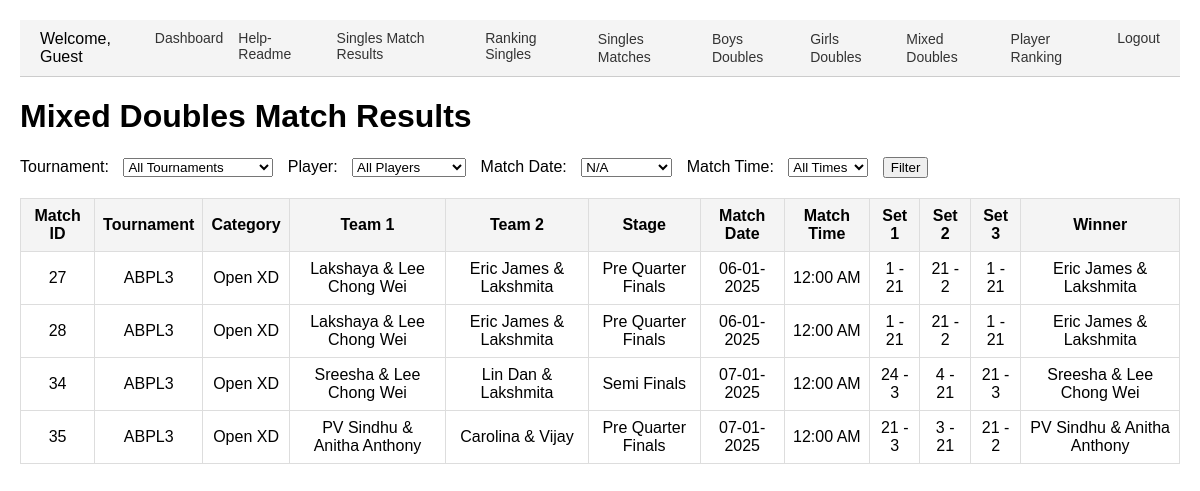
Before: /results_xd.php with the older database file.
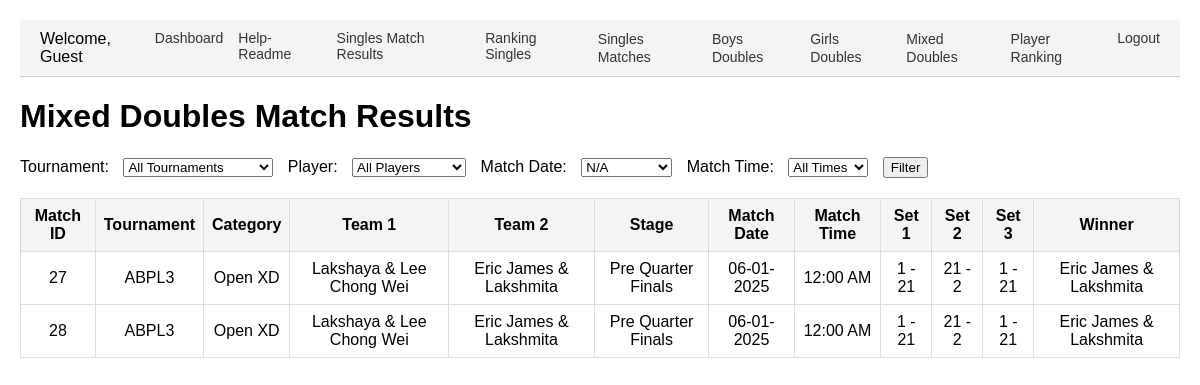
After: the same page with the newer database file.
### tables this page shows
CREATE TABLE `matches` (
  `id` int(11) NOT NULL,
  `tournament_id` int(11) NOT NULL,
  `category_id` int(11) NOT NULL,
  `pool` enum('A','B') DEFAULT NULL,
  `player1_id` int(11) DEFAULT NULL,
  `player2_id` int(11) DEFAULT NULL,
  `pre_quarter` tinyint(1) DEFAULT 0,
  `quarter` tinyint(1) DEFAULT 0,
  `semi` tinyint(1) DEFAULT 0,
  `final` tinyint(1) DEFAULT 0,
  `set1_player1_points` int(11) DEFAULT 0,
  `set1_player2_points` int(11) DEFAULT 0,
  `set2_player1_points` int(11) DEFAULT 0,
  `set2_player2_points` int(11) DEFAULT 0,
  `set3_player1_points` int(11) DEFAULT 0,
  `set3_player2_points` int(11) DEFAULT 0,
  `created_by` int(11) DEFAULT NULL,
  `stage` varchar(22) NOT NULL,
  `match_date` date DEFAULT NULL,
  `match_time` varchar(255) NOT NULL,
  `date` date DEFAULT NULL,
  `team1_player1_id` int(11) NOT NULL DEFAULT 0,
  `team1_player2_id` int(11) NOT NULL DEFAULT 0,
  `team2_player1_id` int(11) DEFAULT 0,
  `team2_player2_id` int(11) DEFAULT 0,
  `set1_team1_points` int(11) NOT NULL DEFAULT 0,
  `set1_team2_points` int(11) DEFAULT 0,
  `set2_team1_points` int(11) DEFAULT 0,
  `set2_team2_points` int(11) DEFAULT 0,
  `set3_team1_points` int(11) DEFAULT 0,
  `set3_team2_points` int(11) DEFAULT 0,
  `player3_id` int(11) DEFAULT NULL,
  `player4_id` int(11) DEFAULT NULL
);

CREATE TABLE `tournaments` (
  `id` int(11) NOT NULL,
  `name` varchar(255) NOT NULL,
  `created_by` int(11) DEFAULT NULL,
  `year` int(11) NOT NULL DEFAULT year(curdate())
);

CREATE TABLE `categories` (
  `id` int(11) NOT NULL,
  `name` varchar(255) NOT NULL,
  `created_by` int(11) NOT NULL,
  `age_group` varchar(255) DEFAULT NULL,
  `sex` varchar(10) DEFAULT NULL,
  `type` enum('singles','doubles','mixed doubles') DEFAULT 'singles',
  `tournament_id` int(11) NOT NULL
);

### results_xd.php (the view, shortened to what this page needs)
<?php include 'header.php'; ?>
<?php
require_once 'conn.php';
$conn = new mysqli($servername, $username, $password, $dbname);
$match_date = $_GET['match_date'] ?? '';
$dates = $conn->query("SELECT DISTINCT match_date FROM matches ORDER BY match_date");
$query = "
    SELECT
        m.id AS match_id,
        t.name AS tournament_name,
        c.name AS category_name,
        c.type AS category_type, /* Singles, Doubles, or Mixed Doubles */
        p1.name AS team1_player1_name,
        p2.name AS team1_player2_name,
        p3.name AS team2_player1_name,
        p4.name AS team2_player2_name,
        m.stage,
        m.match_date,
        m.match_time,
        m.set1_team1_points,
        m.set1_team2_points,
        m.set2_team1_points,
        m.set2_team2_points,
        m.set3_team1_points,
        m.set3_team2_points
    FROM matches m
    INNER JOIN tournaments t ON m.tournament_id = t.id
    INNER JOIN categories c ON m.category_id = c.id
    LEFT JOIN players p1 ON m.team1_player1_id = p1.id
    LEFT JOIN players p2 ON m.team1_player2_id = p2.id
    LEFT JOIN players p3 ON m.team2_player1_id = p3.id
    LEFT JOIN players p4 ON m.team2_player2_id = p4.id
    WHERE c.type = 'mixed doubles' /* Filter only Mixed Doubles categories */
";
$query .= " ORDER BY m.id";
$result = $conn->query($query);
?>
<!DOCTYPE html>
<html lang="en">
<head>
</head>
<body>
    <h1>Mixed Doubles Match Results</h1>
    <form method="get">
        <label for="tournament_id">Tournament:</label>
        <select name="tournament_id" id="tournament_id">
            <option value="">All Tournaments</option>
        </select>
        <label for="player_id">Player:</label>
        <select name="player_id" id="player_id">
            <option value="">All Players</option>
        </select>
        <label for="match_date">Match Date:</label>
        <select name="match_date" id="match_date">
            <?php while ($row = $dates->fetch_assoc()): ?>
                <option value="<?= $row['match_date'] ?>" <?= $match_date == $row['match_date'] ? 'selected' : '' ?>>
                    <?= $row['match_date'] ? date("d-m-Y", strtotime($row['match_date'])) : 'N/A' ?>
                </option>
            <?php endwhile; ?>
        </select>
        <label for="datetime">Match Time:</label>
        <select name="datetime" id="datetime">
            <option value="">All Times</option>
        </select>
        <button type="submit">Filter</button>
    </form>
    <?php if ($result->num_rows > 0): ?>
        <table>
            <tr>
                <th>Match ID</th>
                <th>Tournament</th>
                <th>Category</th>
                <th>Team 1</th>
                <th>Team 2</th>
                <th>Stage</th>
                <th>Match Date</th>
                <th>Match Time</th>
                <th>Set 1</th>
                <th>Set 2</th>
                <th>Set 3</th>
                <th>Winner</th>
            </tr>
            <?php while ($row = $result->fetch_assoc()):
                $team1 = $row['team1_player1_name'] . " & " . $row['team1_player2_name'];
                $team2 = $row['team2_player1_name'] . " & " . $row['team2_player2_name'];
                $team1_total = $row['set1_team1_points'] + $row['set2_team1_points'] + $row['set3_team1_points'];
                $team2_total = $row['set1_team2_points'] + $row['set2_team2_points'] + $row['set3_team2_points'];
                $winner = $team1_total > $team2_total ? $team1 : ($team1_total < $team2_total ? $team2 : 'Draw');
            ?>
                <tr>
                    <td><?= $row['match_id'] ?></td>
                    <td><?= $row['tournament_name'] ?></td>
                    <td><?= $row['category_name'] ?></td>
                    <td><?= $team1 ?></td>
                    <td><?= $team2 ?></td>
                    <td><?= $row['stage'] ?></td>
                    <td><?= $row['match_date'] ? date("d-m-Y", strtotime($row['match_date'])) : 'N/A' ?></td>
                    <td><?= $row['match_time'] ? date("h:i A", strtotime($row['match_time'])) : 'N/A' ?></td>
                    <td><?= $row['set1_team1_points'] . ' - ' . $row['set1_team2_points'] ?></td>
                    <td><?= $row['set2_team1_points'] . ' - ' . $row['set2_team2_points'] ?></td>
                    <td><?= $row['set3_team1_points'] . ' - ' . $row['set3_team2_points'] ?></td>
                    <td><?= $winner ?></td>
                </tr>
            <?php endwhile; ?>
        </table>
    <?php else: ?>
        <p>No matches found for the selected filters.</p>
    <?php endif; ?>
</body>
</html>

Changed rows visible on the page:
removed matches: id "34", tournament.name "ABPL3", category.name "Open XD", team1 "Sreesha & Lee Chong Wei", team2 "Lin Dan & Lakshmita", stage "Semi Finals", match_date "07-01-2025", match_time "12:00 AM", set1_team1_points "24", set1_team2_points "3", set2_team1_points "4", set2_team2_points "21", set3_team1_points "21", set3_team2_points "3", winner "Sreesha & Lee Chong Wei"
removed matches: id "35", tournament.name "ABPL3", category.name "Open XD", team1 "PV Sindhu & Anitha Anthony", team2 "Carolina & Vijay", stage "Pre Quarter Finals", match_date "07-01-2025", match_time "12:00 AM", set1_team1_points "21", set1_team2_points "3", set2_team1_points "3", set2_team2_points "21", set3_team1_points "21", set3_team2_points "2", winner "PV Sindhu & Anitha Anthony"
